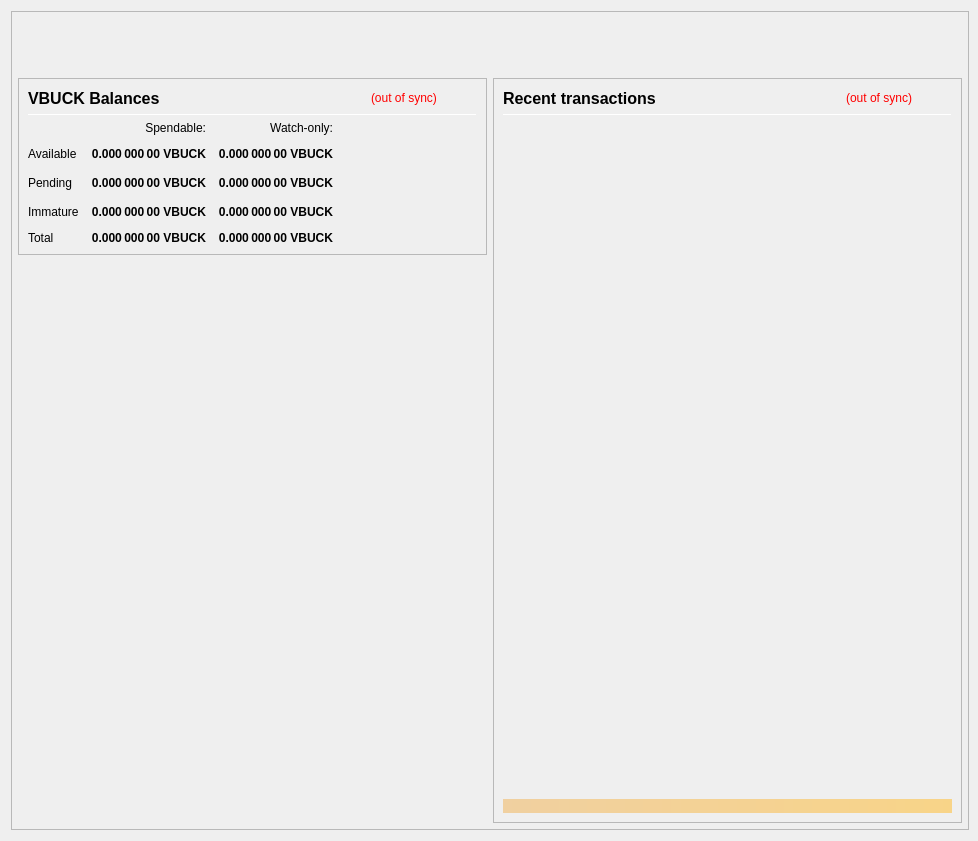
<?xml version="1.0" encoding="UTF-8"?>
<ui version="4.0">
 <class>OverviewPage</class>
 <widget class="QWidget" name="OverviewPage">
  <property name="geometry">
   <rect>
    <x>0</x>
    <y>0</y>
    <width>978</width>
    <height>841</height>
   </rect>
  </property>
  <property name="minimumSize">
   <size>
    <width>960</width>
    <height>682</height>
   </size>
  </property>
  <property name="font">
   <font>
    <weight>50</weight>
    <bold>false</bold>
   </font>
  </property>
  <property name="windowTitle">
   <string>Form</string>
  </property>
  <layout class="QVBoxLayout" name="topLayout" stretch="0">
   <property name="rightMargin">
    <number>9</number>
   </property>
   <item>
    <widget class="QFrame" name="frame_BG">
     <property name="minimumSize">
      <size>
       <width>850</width>
       <height>610</height>
      </size>
     </property>
     <property name="maximumSize">
      <size>
       <width>16777215</width>
       <height>16777215</height>
      </size>
     </property>
     <property name="frameShape">
      <enum>QFrame::StyledPanel</enum>
     </property>
     <property name="frameShadow">
      <enum>QFrame::Raised</enum>
     </property>
     <layout class="QVBoxLayout" name="verticalLayout_3" stretch="0">
      <property name="leftMargin">
       <number>0</number>
      </property>
      <property name="topMargin">
       <number>0</number>
      </property>
      <property name="rightMargin">
       <number>0</number>
      </property>
      <property name="bottomMargin">
       <number>6</number>
      </property>
      <item>
       <layout class="QVBoxLayout" name="verticalLayout_Master" stretch="0,1">
        <property name="leftMargin">
         <number>0</number>
        </property>
        <property name="topMargin">
         <number>0</number>
        </property>
        <property name="rightMargin">
         <number>0</number>
        </property>
        <property name="bottomMargin">
         <number>0</number>
        </property>
        <item>
         <widget class="QFrame" name="frame_Header">
          <layout class="QVBoxLayout" name="verticalLayout_Header" stretch="0">
           <property name="leftMargin">
            <number>0</number>
           </property>
           <property name="topMargin">
            <number>0</number>
           </property>
           <property name="rightMargin">
            <number>0</number>
           </property>
           <property name="bottomMargin">
            <number>0</number>
           </property>
           <item>
            <layout class="QHBoxLayout" name="horizontalLayout_Header" stretch="1,0">
             <property name="spacing">
              <number>6</number>
             </property>
             <item>
              <spacer name="horizontalSpacer_Header">
               <property name="orientation">
                <enum>Qt::Horizontal</enum>
               </property>
               <property name="sizeHint" stdset="0">
                <size>
                 <width>40</width>
                 <height>20</height>
                </size>
               </property>
              </spacer>
             </item>
             <item>
              <widget class="QLabel" name="labelOverviewHeaderRight">
               <property name="minimumSize">
                <size>
                 <width>464</width>
                 <height>60</height>
                </size>
               </property>
               <property name="maximumSize">
                <size>
                 <width>16777215</width>
                 <height>60</height>
                </size>
               </property>
               <property name="font">
                <font>
                 <pointsize>14</pointsize>
                </font>
               </property>
               <property name="text">
                <string/>
               </property>
               <property name="alignment">
                <set>Qt::AlignRight|Qt::AlignTrailing|Qt::AlignVCenter</set>
               </property>
              </widget>
             </item>
            </layout>
           </item>
          </layout>
         </widget>
        </item>
        <item>
         <widget class="QFrame" name="frame_Content">
          <layout class="QVBoxLayout" name="verticalLayout_Content">
           <property name="leftMargin">
            <number>6</number>
           </property>
           <property name="topMargin">
            <number>0</number>
           </property>
           <property name="rightMargin">
            <number>6</number>
           </property>
           <property name="bottomMargin">
            <number>0</number>
           </property>
           <item>
            <layout class="QHBoxLayout" name="horizontalLayout_Content" stretch="1,1">
             <property name="spacing">
              <number>6</number>
             </property>
             <item>
              <layout class="QVBoxLayout" name="verticalLayout_left" stretch="0,0">
               <item>
                <widget class="QFrame" name="frameBalances">
                 <property name="frameShape">
                  <enum>QFrame::StyledPanel</enum>
                 </property>
                 <property name="frameShadow">
                  <enum>QFrame::Raised</enum>
                 </property>
                 <layout class="QVBoxLayout" name="verticalLayout_4">
                  <item>
                   <layout class="QHBoxLayout" name="hlBalancesHeader" stretch="2,0,0">
                    <property name="spacing">
                     <number>6</number>
                    </property>
                    <item>
                     <widget class="QLabel" name="labelBalances">
                      <property name="minimumSize">
                       <size>
                        <width>0</width>
                        <height>0</height>
                       </size>
                      </property>
                      <property name="font">
                       <font>
                        <pointsize>12</pointsize>
                        <weight>75</weight>
                        <bold>true</bold>
                       </font>
                      </property>
                      <property name="text">
                       <string>VBUCK Balances</string>
                      </property>
                     </widget>
                    </item>
                    <item>
                     <widget class="QLabel" name="labelWalletStatus">
                      <property name="cursor">
                       <cursorShape>WhatsThisCursor</cursorShape>
                      </property>
                      <property name="toolTip">
                       <string>The displayed information may be out of date. Your wallet automatically synchronizes with the Vbuck network after a connection is established, but this process has not completed yet.</string>
                      </property>
                      <property name="styleSheet">
                       <string notr="true">QLabel { color: red; }</string>
                      </property>
                      <property name="text">
                       <string notr="true">(out of sync)</string>
                      </property>
                      <property name="alignment">
                       <set>Qt::AlignLeading|Qt::AlignLeft|Qt::AlignVCenter</set>
                      </property>
                     </widget>
                    </item>
                    <item>
                     <spacer name="hsBalancesHeader">
                      <property name="orientation">
                       <enum>Qt::Horizontal</enum>
                      </property>
                      <property name="sizeHint" stdset="0">
                       <size>
                        <width>40</width>
                        <height>20</height>
                       </size>
                      </property>
                     </spacer>
                    </item>
                   </layout>
                  </item>
                  <item>
                   <widget class="Line" name="lineBalances">
                    <property name="minimumSize">
                     <size>
                      <width>0</width>
                      <height>1</height>
                     </size>
                    </property>
                    <property name="maximumSize">
                     <size>
                      <width>16777215</width>
                      <height>1</height>
                     </size>
                    </property>
                    <property name="orientation">
                     <enum>Qt::Horizontal</enum>
                    </property>
                   </widget>
                  </item>
                  <item>
                   <layout class="QGridLayout" name="gridLayout">
                    <property name="spacing">
                     <number>12</number>
                    </property>
                    <item row="2" column="2">
                     <widget class="QLabel" name="labelWatchPending">
                      <property name="font">
                       <font>
                        <weight>75</weight>
                        <bold>true</bold>
                       </font>
                      </property>
                      <property name="cursor">
                       <cursorShape>ArrowCursor</cursorShape>
                      </property>
                      <property name="toolTip">
                       <string>Unconfirmed transactions to watch-only addresses</string>
                      </property>
                      <property name="text">
                       <string notr="true">0.000 000 00 VBUCK</string>
                      </property>
                      <property name="alignment">
                       <set>Qt::AlignRight|Qt::AlignTrailing|Qt::AlignVCenter</set>
                      </property>
                      <property name="textInteractionFlags">
                       <set>Qt::NoTextInteraction</set>
                      </property>
                     </widget>
                    </item>
                    <item row="2" column="1">
                     <widget class="QLabel" name="labelUnconfirmed">
                      <property name="font">
                       <font>
                        <weight>75</weight>
                        <bold>true</bold>
                       </font>
                      </property>
                      <property name="cursor">
                       <cursorShape>ArrowCursor</cursorShape>
                      </property>
                      <property name="toolTip">
                       <string>Total of transactions that have yet to be confirmed, and do not yet count toward the spendable balance</string>
                      </property>
                      <property name="text">
                       <string notr="true">0.000 000 00 VBUCK</string>
                      </property>
                      <property name="alignment">
                       <set>Qt::AlignRight|Qt::AlignTrailing|Qt::AlignVCenter</set>
                      </property>
                      <property name="textInteractionFlags">
                       <set>Qt::NoTextInteraction</set>
                      </property>
                     </widget>
                    </item>
                    <item row="3" column="2">
                     <widget class="QLabel" name="labelWatchImmature">
                      <property name="font">
                       <font>
                        <weight>75</weight>
                        <bold>true</bold>
                       </font>
                      </property>
                      <property name="cursor">
                       <cursorShape>ArrowCursor</cursorShape>
                      </property>
                      <property name="toolTip">
                       <string>Staked or masternode rewards in watch-only addresses that has not yet matured</string>
                      </property>
                      <property name="text">
                       <string notr="true">0.000 000 00 VBUCK</string>
                      </property>
                      <property name="alignment">
                       <set>Qt::AlignRight|Qt::AlignTrailing|Qt::AlignVCenter</set>
                      </property>
                      <property name="textInteractionFlags">
                       <set>Qt::NoTextInteraction</set>
                      </property>
                     </widget>
                    </item>
                    <item row="4" column="0">
                     <widget class="QLabel" name="labelTotalText">
                      <property name="text">
                       <string>Total</string>
                      </property>
                      <property name="textInteractionFlags">
                       <set>Qt::NoTextInteraction</set>
                      </property>
                     </widget>
                    </item>
                    <item row="3" column="1">
                     <widget class="QLabel" name="labelImmature">
                      <property name="font">
                       <font>
                        <weight>75</weight>
                        <bold>true</bold>
                       </font>
                      </property>
                      <property name="cursor">
                       <cursorShape>ArrowCursor</cursorShape>
                      </property>
                      <property name="toolTip">
                       <string>Staked or masternode rewards that has not yet matured</string>
                      </property>
                      <property name="text">
                       <string notr="true">0.000 000 00 VBUCK</string>
                      </property>
                      <property name="alignment">
                       <set>Qt::AlignRight|Qt::AlignTrailing|Qt::AlignVCenter</set>
                      </property>
                      <property name="textInteractionFlags">
                       <set>Qt::NoTextInteraction</set>
                      </property>
                     </widget>
                    </item>
                    <item row="2" column="3">
                     <spacer name="hsBalances">
                      <property name="orientation">
                       <enum>Qt::Horizontal</enum>
                      </property>
                      <property name="sizeHint" stdset="0">
                       <size>
                        <width>40</width>
                        <height>20</height>
                       </size>
                      </property>
                     </spacer>
                    </item>
                    <item row="3" column="0">
                     <widget class="QLabel" name="labelImmatureText">
                      <property name="text">
                       <string>Immature</string>
                      </property>
                      <property name="textInteractionFlags">
                       <set>Qt::NoTextInteraction</set>
                      </property>
                     </widget>
                    </item>
                    <item row="4" column="1">
                     <widget class="QLabel" name="labelTotal">
                      <property name="font">
                       <font>
                        <weight>75</weight>
                        <bold>true</bold>
                       </font>
                      </property>
                      <property name="cursor">
                       <cursorShape>ArrowCursor</cursorShape>
                      </property>
                      <property name="toolTip">
                       <string>Your current total balance</string>
                      </property>
                      <property name="text">
                       <string notr="true">0.000 000 00 VBUCK</string>
                      </property>
                      <property name="alignment">
                       <set>Qt::AlignRight|Qt::AlignTrailing|Qt::AlignVCenter</set>
                      </property>
                      <property name="textInteractionFlags">
                       <set>Qt::NoTextInteraction</set>
                      </property>
                     </widget>
                    </item>
                    <item row="4" column="2">
                     <widget class="QLabel" name="labelWatchTotal">
                      <property name="font">
                       <font>
                        <weight>75</weight>
                        <bold>true</bold>
                       </font>
                      </property>
                      <property name="cursor">
                       <cursorShape>ArrowCursor</cursorShape>
                      </property>
                      <property name="toolTip">
                       <string>Current total balance in watch-only addresses</string>
                      </property>
                      <property name="text">
                       <string notr="true">0.000 000 00 VBUCK</string>
                      </property>
                      <property name="alignment">
                       <set>Qt::AlignRight|Qt::AlignTrailing|Qt::AlignVCenter</set>
                      </property>
                      <property name="textInteractionFlags">
                       <set>Qt::NoTextInteraction</set>
                      </property>
                     </widget>
                    </item>
                    <item row="0" column="2">
                     <widget class="QLabel" name="labelWatchonly">
                      <property name="text">
                       <string>Watch-only:</string>
                      </property>
                      <property name="alignment">
                       <set>Qt::AlignRight|Qt::AlignTrailing|Qt::AlignVCenter</set>
                      </property>
                     </widget>
                    </item>
                    <item row="1" column="0">
                     <widget class="QLabel" name="labelBalanceText">
                      <property name="text">
                       <string>Available</string>
                      </property>
                      <property name="textInteractionFlags">
                       <set>Qt::NoTextInteraction</set>
                      </property>
                     </widget>
                    </item>
                    <item row="1" column="1">
                     <widget class="QLabel" name="labelBalance">
                      <property name="font">
                       <font>
                        <weight>75</weight>
                        <bold>true</bold>
                       </font>
                      </property>
                      <property name="cursor">
                       <cursorShape>ArrowCursor</cursorShape>
                      </property>
                      <property name="toolTip">
                       <string>Your current spendable balance</string>
                      </property>
                      <property name="text">
                       <string notr="true">0.000 000 00 VBUCK</string>
                      </property>
                      <property name="alignment">
                       <set>Qt::AlignRight|Qt::AlignTrailing|Qt::AlignVCenter</set>
                      </property>
                      <property name="textInteractionFlags">
                       <set>Qt::NoTextInteraction</set>
                      </property>
                     </widget>
                    </item>
                    <item row="1" column="2">
                     <widget class="QLabel" name="labelWatchAvailable">
                      <property name="font">
                       <font>
                        <weight>75</weight>
                        <bold>true</bold>
                       </font>
                      </property>
                      <property name="cursor">
                       <cursorShape>ArrowCursor</cursorShape>
                      </property>
                      <property name="toolTip">
                       <string>Your current balance in watch-only addresses</string>
                      </property>
                      <property name="text">
                       <string notr="true">0.000 000 00 VBUCK</string>
                      </property>
                      <property name="alignment">
                       <set>Qt::AlignRight|Qt::AlignTrailing|Qt::AlignVCenter</set>
                      </property>
                      <property name="textInteractionFlags">
                       <set>Qt::NoTextInteraction</set>
                      </property>
                     </widget>
                    </item>
                    <item row="2" column="0">
                     <widget class="QLabel" name="labelPendingText">
                      <property name="text">
                       <string>Pending</string>
                      </property>
                      <property name="textInteractionFlags">
                       <set>Qt::NoTextInteraction</set>
                      </property>
                     </widget>
                    </item>
                    <item row="0" column="1">
                     <widget class="QLabel" name="labelSpendable">
                      <property name="text">
                       <string>Spendable:</string>
                      </property>
                      <property name="alignment">
                       <set>Qt::AlignRight|Qt::AlignTrailing|Qt::AlignVCenter</set>
                      </property>
                     </widget>
                    </item>
                   </layout>
                  </item>
                 </layout>
                </widget>
               </item>
               <item>
                <spacer name="verticalSpacer">
                 <property name="orientation">
                  <enum>Qt::Vertical</enum>
                 </property>
                 <property name="sizeHint" stdset="0">
                  <size>
                   <width>20</width>
                   <height>40</height>
                  </size>
                 </property>
                </spacer>
               </item>
              </layout>
             </item>
             <item>
              <layout class="QVBoxLayout" name="verticalLayout_right" stretch="1">
               <item>
                <widget class="QFrame" name="frame_RecentTransactions">
                 <property name="minimumSize">
                  <size>
                   <width>0</width>
                   <height>0</height>
                  </size>
                 </property>
                 <property name="frameShape">
                  <enum>QFrame::StyledPanel</enum>
                 </property>
                 <property name="frameShadow">
                  <enum>QFrame::Raised</enum>
                 </property>
                 <layout class="QVBoxLayout" name="verticalLayout_1" stretch="0,0,0,0,0">
                  <item>
                   <layout class="QHBoxLayout" name="horizontalLayout_2" stretch="2,0,0">
                    <property name="spacing">
                     <number>3</number>
                    </property>
                    <item>
                     <widget class="QLabel" name="label_4">
                      <property name="minimumSize">
                       <size>
                        <width>0</width>
                        <height>20</height>
                       </size>
                      </property>
                      <property name="font">
                       <font>
                        <pointsize>12</pointsize>
                        <weight>75</weight>
                        <bold>true</bold>
                       </font>
                      </property>
                      <property name="text">
                       <string>Recent transactions</string>
                      </property>
                     </widget>
                    </item>
                    <item>
                     <widget class="QLabel" name="labelTransactionsStatus">
                      <property name="cursor">
                       <cursorShape>WhatsThisCursor</cursorShape>
                      </property>
                      <property name="toolTip">
                       <string>The displayed information may be out of date. Your wallet automatically synchronizes with the Vbuck network after a connection is established, but this process has not completed yet.</string>
                      </property>
                      <property name="styleSheet">
                       <string notr="true">QLabel { color: red; }</string>
                      </property>
                      <property name="text">
                       <string notr="true">(out of sync)</string>
                      </property>
                      <property name="alignment">
                       <set>Qt::AlignRight|Qt::AlignTrailing|Qt::AlignVCenter</set>
                      </property>
                     </widget>
                    </item>
                    <item>
                     <spacer name="horizontalSpacer">
                      <property name="orientation">
                       <enum>Qt::Horizontal</enum>
                      </property>
                      <property name="sizeHint" stdset="0">
                       <size>
                        <width>40</width>
                        <height>20</height>
                       </size>
                      </property>
                     </spacer>
                    </item>
                   </layout>
                  </item>
                  <item>
                   <widget class="Line" name="line">
                    <property name="minimumSize">
                     <size>
                      <width>0</width>
                      <height>1</height>
                     </size>
                    </property>
                    <property name="maximumSize">
                     <size>
                      <width>16777215</width>
                      <height>1</height>
                     </size>
                    </property>
                    <property name="orientation">
                     <enum>Qt::Horizontal</enum>
                    </property>
                   </widget>
                  </item>
                  <item>
                   <widget class="QListView" name="listTransactions">
                    <property name="minimumSize">
                     <size>
                      <width>0</width>
                      <height>0</height>
                     </size>
                    </property>
                    <property name="styleSheet">
                     <string notr="true">QListView { background: transparent; }</string>
                    </property>
                    <property name="frameShape">
                     <enum>QFrame::NoFrame</enum>
                    </property>
                    <property name="verticalScrollBarPolicy">
                     <enum>Qt::ScrollBarAlwaysOff</enum>
                    </property>
                    <property name="horizontalScrollBarPolicy">
                     <enum>Qt::ScrollBarAlwaysOff</enum>
                    </property>
                    <property name="selectionMode">
                     <enum>QAbstractItemView::NoSelection</enum>
                    </property>
                   </widget>
                  </item>
                  <item>
                   <spacer name="verticalSpacer_2">
                    <property name="orientation">
                     <enum>Qt::Vertical</enum>
                    </property>
                    <property name="sizeType">
                     <enum>QSizePolicy::Expanding</enum>
                    </property>
                    <property name="sizeHint" stdset="0">
                     <size>
                      <width>20</width>
                      <height>40</height>
                     </size>
                    </property>
                   </spacer>
                  </item>
                  <item>
                   <widget class="QLabel" name="labelAlerts">
                    <property name="maximumSize">
                     <size>
                      <width>16777215</width>
                      <height>16777215</height>
                     </size>
                    </property>
                    <property name="styleSheet">
                     <string notr="true">background-color: qlineargradient(x1: 0, y1: 0, x2: 1, y2: 0, stop:0 #F0D0A0, stop:1 #F8D488); color:#000000;</string>
                    </property>
                    <property name="text">
                     <string/>
                    </property>
                    <property name="wordWrap">
                     <bool>true</bool>
                    </property>
                    <property name="margin">
                     <number>3</number>
                    </property>
                   </widget>
                  </item>
                 </layout>
                </widget>
               </item>
              </layout>
             </item>
            </layout>
           </item>
          </layout>
         </widget>
        </item>
       </layout>
      </item>
     </layout>
    </widget>
   </item>
  </layout>
 </widget>
 <resources/>
 <connections/>
</ui>
